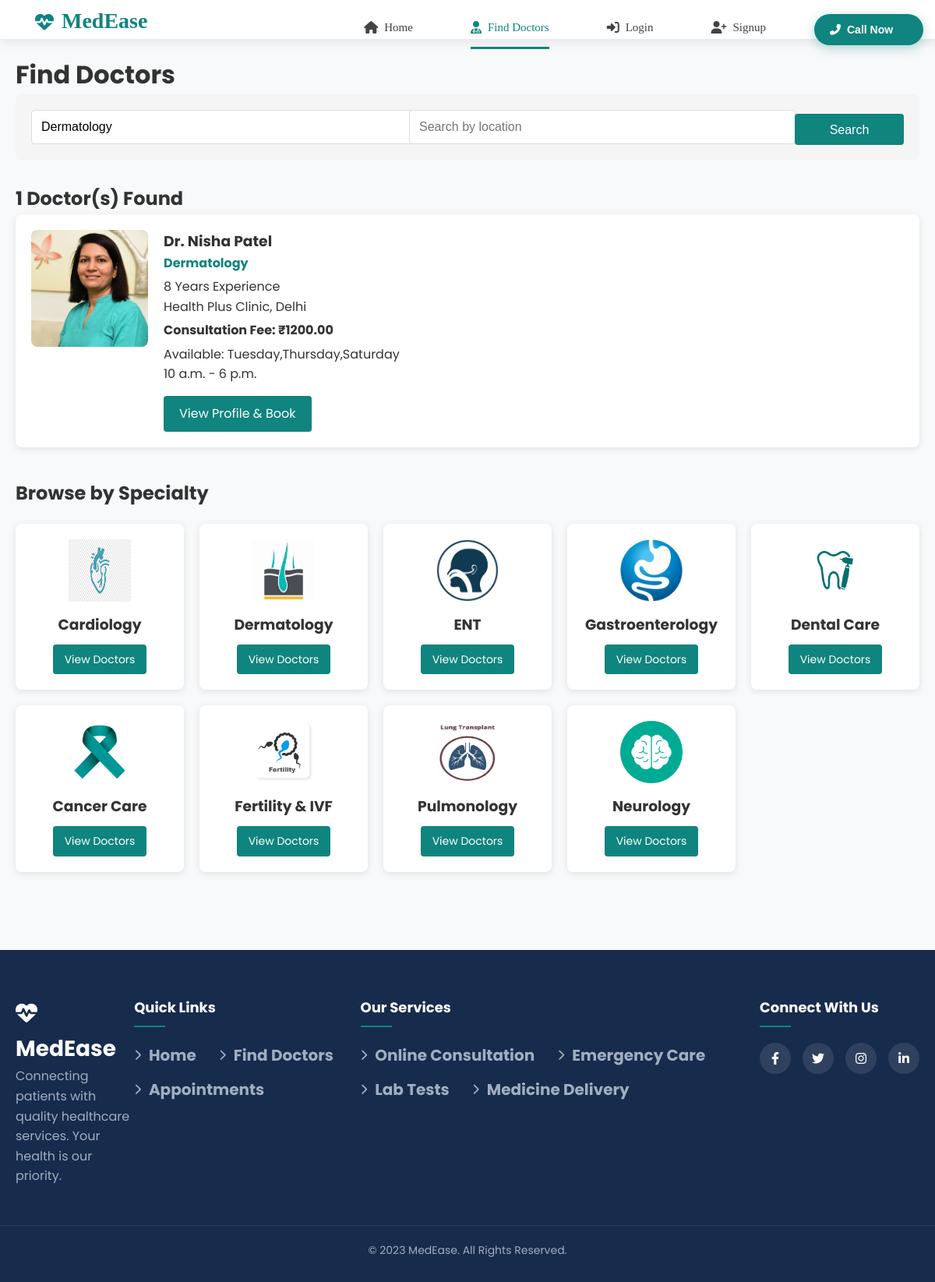
Screenshot of /doctors/?search_doctor=Dermatology with the database file from the repository.
### members/models.py (models this page shows, shortened)
class Doctor(models.Model):
    user = models.OneToOneField(User, on_delete=models.CASCADE, related_name='doctor_profile')
    speciality = models.ForeignKey(Speciality, on_delete=models.SET_NULL, null=True)
    experience = models.PositiveIntegerField(default=0)  # Experience in years
    fee = models.DecimalField(max_digits=10, decimal_places=2)
    location = models.ForeignKey(Location, on_delete=models.SET_NULL, null=True)
    available_days = models.CharField(max_length=100, default="Monday-Friday")  # e.g. "Monday,Wednesday,Friday"
    available_time_start = models.TimeField(default="09:00")
    available_time_end = models.TimeField(default="17:00")
    profile_image = models.CharField(max_length=200, default="/static/images/profilePhotos/doctor-avatar.png")  # Path to profile image

class User(AbstractUser):
    username=None
    email=models.EmailField(unique=True)
    mobile=models.CharField(max_length=14)
    city=models.CharField(max_length=100)
    is_patient = models.BooleanField(default=True)
    is_doctor = models.BooleanField(default=False)
    is_hospital_admin = models.BooleanField(default=False)
    objects=UserManager()
    USERNAME_FIELD='email'
    REQUIRED_FIELDS=[]

class Speciality(models.Model):
    name = models.CharField(max_length=100)
    description = models.TextField(blank=True, null=True)
    image = models.CharField(max_length=200, blank=True, null=True)  # Path to image
    class Meta:
        verbose_name_plural = "Specialities"

class Location(models.Model):
    name = models.CharField(max_length=100)
    address = models.TextField()
    city = models.CharField(max_length=100)
    state = models.CharField(max_length=100)
    pincode = models.CharField(max_length=10)

### members/views.py (the view, shortened to what this page needs)
# urls.py: path('doctors/', member_views.search_doctors, name='search_doctors'),
def search_doctors(request):
    specialities = Speciality.objects.all()
    locations = Location.objects.all()
    doctors = Doctor.objects.all()
    if 'search_doctor' in request.GET and request.GET['search_doctor']:
        search_query = request.GET['search_doctor']
        doctors = doctors.filter(
            Q(user__first_name__icontains=search_query) |
            Q(user__last_name__icontains=search_query) |
            Q(speciality__name__icontains=search_query)
        )
    context = {
        'doctors': doctors,
        'specialities': specialities,
        'locations': locations
    }
    return render(request, 'doctors_list.html', context)

### templates/doctors_list.html (shortened to what this page needs)
{% extends 'base.html' %}
{% block content %}
<div class="doctors-search-container">
    <h1>Find Doctors</h1>
    <div class="search-form">
        <form method="GET" action="{% url 'search_doctors' %}">
            <div class="search-row">
                <div class="search-field">
                    <input type="text" name="search_doctor" placeholder="Search for doctors or specialties"
                        value="{{ request.GET.search_doctor }}">
                </div>
                <div class="search-field">
                    <input type="text" name="search_location" placeholder="Search by location"
                        value="{{ request.GET.search_location }}">
                </div>
                <div class="search-button">
                    <button type="submit" class="search-btn">Search</button>
                </div>
            </div>
        </form>
    </div>
    {% if doctors %}
    <div class="doctor-results">
        <h2>{{ doctors.count }} Doctor(s) Found</h2>
        <div class="doctor-cards">
            {% for doctor in doctors %}
            <div class="doctor-card">
                <div class="doctor-img">
                    <img src="{{ doctor.profile_image }}"
                        alt="Dr. {{ doctor.user.first_name }} {{ doctor.user.last_name }}">
                </div>
                <div class="doctor-info">
                    <h3>Dr. {{ doctor.user.first_name }} {{ doctor.user.last_name }}</h3>
                    <p class="doctor-specialty">{{ doctor.speciality.name }}</p>
                    <p class="doctor-experience">{{ doctor.experience }} Years Experience</p>
                    <p class="doctor-location">{{ doctor.location.name }}, {{ doctor.location.city }}</p>
                    <p class="doctor-fee">Consultation Fee: ₹{{ doctor.fee }}</p>
                    <div class="doctor-availability">
                        <p>Available: {{ doctor.available_days }}</p>
                        <p>{{ doctor.available_time_start }} - {{ doctor.available_time_end }}</p>
                    </div>
                    <a href="{% url 'doctor_detail' doctor.id %}" class="book-btn">View Profile & Book</a>
                </div>
            </div>
            {% endfor %}
        </div>
    </div>
    {% else %}
    <div class="no-results">
        <h2>No doctors found matching your search criteria</h2>
        <p>Try changing your search terms or browse all specialists below</p>
    </div>
    {% endif %}
    <div class="specialities-section">
        <h2>Browse by Specialty</h2>
        <div class="speciality-cards">
            {% for speciality in specialities %}
            <div class="speciality-card">
                <img src="{{ speciality.image|default:'/static/images/speciality-default.png' }}"
                    alt="{{ speciality.name }}">
                <h3>{{ speciality.name }}</h3>
                <a href="{% url 'search_doctors' %}?search_doctor={{ speciality.name }}" class="speciality-link">
                    View Doctors
                </a>
            </div>
            {% endfor %}
        </div>
    </div>
</div>
{% endblock %}

### static/css/style.css (style rules this page uses)
* { text-decoration: none; padding: 0; margin: 0; }
button { background-color: white; margin-left: 10px; margin-top: 5px; border-radius: 10px; padding: 10px; width: 140px; height: 40px; }

### templates/doctors_list.html (style rules this page uses)
.doctors-search-container { max-width: 1200px; margin: 0 auto; padding: 20px; }
.search-form { background-color: #f5f5f5; padding: 20px; border-radius: 8px; margin-bottom: 30px; }
.search-row { display: flex; gap: 15px; }
.search-field { flex: 1; }
.search-field input { width: 100%; padding: 12px; border: 1px solid #ddd; border-radius: 4px; font-size: 16px; }
.search-button button { padding: 12px 20px; background-color: #10847e; color: white; border: none; border-radius: 4px; cursor: pointer; font-size: 16px; }
.doctor-cards { display: grid; grid-template-columns: 1fr; gap: 20px; }
.doctor-card { display: flex; background-color: white; border-radius: 8px; box-shadow: 0 2px 10px rgba(0, 0, 0, 0.1); overflow: hidden; padding: 20px; }
.doctor-img { flex: 0 0 150px; margin-right: 20px; }
.doctor-img img { width: 100%; height: auto; border-radius: 8px; }
.doctor-info { flex: 1; }
.doctor-info h3 { margin-top: 0; color: #333; }
.doctor-specialty { color: #10847e; font-weight: bold; margin-bottom: 5px; }
.doctor-fee { font-weight: bold; margin: 5px 0; }
.book-btn { display: inline-block; margin-top: 15px; padding: 10px 20px; background-color: #10847e; color: white; text-decoration: none; border-radius: 4px; transition: background-color 0.3s; }
.specialities-section { margin-top: 40px; }
.speciality-cards { display: grid; grid-template-columns: repeat(auto-fill, minmax(200px, 1fr)); gap: 20px; margin-top: 20px; }
.speciality-card { background-color: white; border-radius: 8px; box-shadow: 0 2px 10px rgba(0, 0, 0, 0.1); overflow: hidden; text-align: center; padding: 20px; }
.speciality-card img { width: 80px; height: 80px; margin: 0 auto 15px; display: block; }
.speciality-link { display: inline-block; margin-top: 10px; padding: 8px 15px; background-color: #10847e; color: white; text-decoration: none; border-radius: 4px; font-size: 14px; }

### templates/base.html (style rules this page uses)
body { font-family: 'Poppins', sans-serif; margin: 0; padding: 0; background-color: #f8f9fa; color: #333; line-height: 1.6; }

### rows the page displays
Doctor: profile_image (picture), user.first_name "Nisha", user.last_name "Patel", speciality.name "Dermatology", experience "8", location.name "Health Plus Clinic", location.city "Delhi", fee "1200.00", available_days "Tuesday,Thursday,Saturday", available_time_start "10 a.m.", available_time_end "6 p.m."
Speciality: image (picture), name "Cardiology"
Speciality: image (picture), name "Dermatology"
Speciality: image (picture), name "ENT"
Speciality: image (picture), name "Gastroenterology"
Speciality: image (picture), name "Dental Care"
Speciality: image (picture), name "Cancer Care"
Speciality: image (picture), name "Fertility & IVF"
Speciality: image (picture), name "Pulmonology"
Speciality: image (picture), name "Neurology"

### other values shown
{{ doctors.count }} "1"
